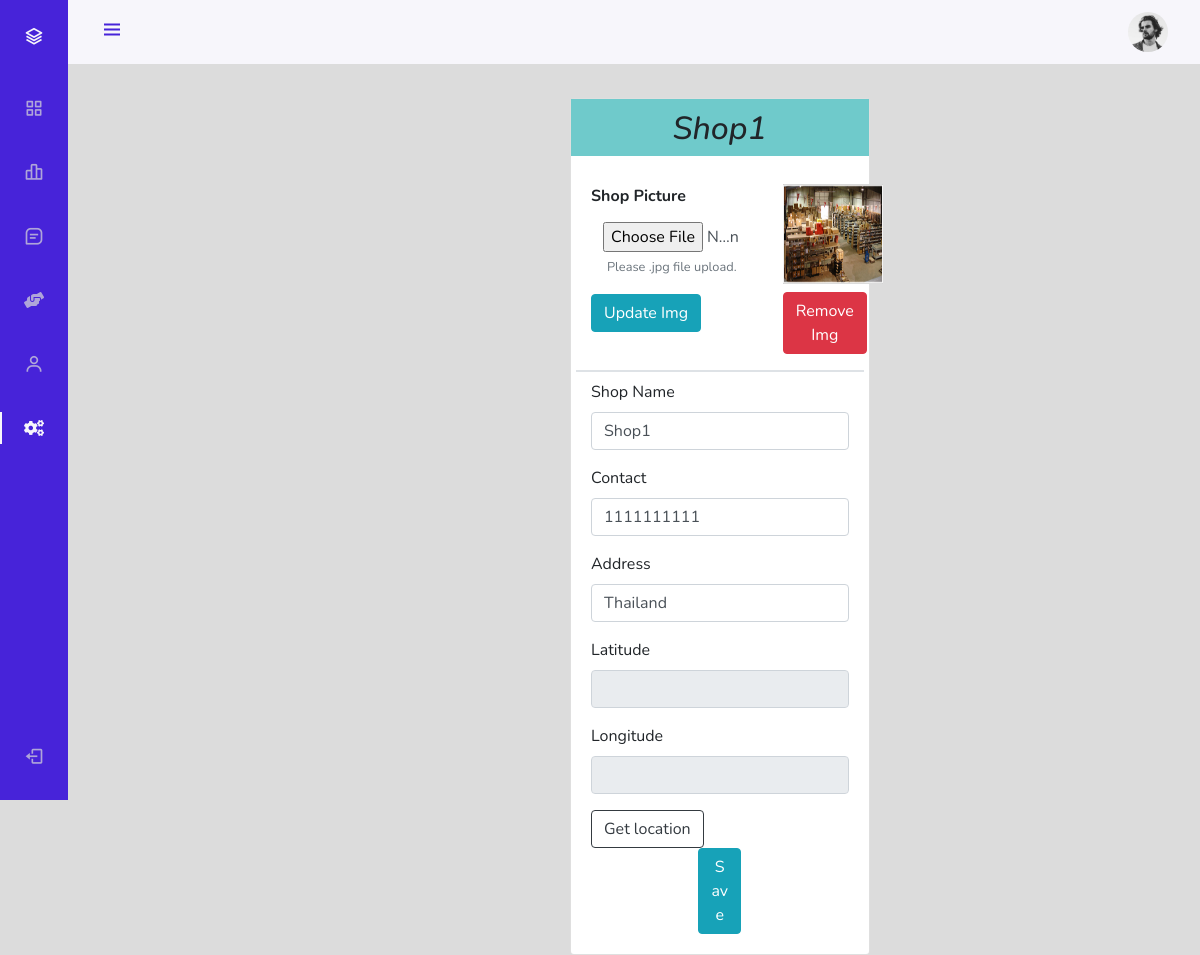
The app's page /OnlineStore/shop/index.php?page=siteManage (signed in) with its own data.
### tables this page shows
CREATE TABLE `shops` (
  `shopId` int(11) NOT NULL,
  `shopName` varchar(255) NOT NULL,
  `contact` varchar(10) NOT NULL,
  `address` text NOT NULL,
  `latitude` double DEFAULT NULL,
  `longitude` double DEFAULT NULL,
  `dateTime` datetime NOT NULL DEFAULT current_timestamp()
);

### OnlineStore/shop/siteManage.php (the view, shortened to what this page needs)
<?php
$sql = "SELECT * FROM `shops` WHERE `shopId` = '$shopId'";
$result = mysqli_query($conn, $sql);
$row = mysqli_fetch_assoc($result);
$shopname = $row['shopName'];
$address = $row['address'];
$contact = $row['contact'];
$latitude = $row['latitude'];
$longitude = $row['longitude'];
$sql2 = "SELECT * FROM `shopuser` WHERE `shopuserId` = '$shopuserId'";
$result2 = mysqli_query($conn, $sql2);
$row2 = mysqli_fetch_assoc($result2);
$usertype = $row2['userType'];
if ($usertype == 1) {
echo '<div class="container-fluid" style="padding-left: 470px;margin-top:98px">
		<div class="card col-lg-6 p-0">
			<div class="title" style="background-color: rgb(111 202 203);">
				<em><h2 class="text-center" style="margin-top: 11px;">' . $shopname . '</h2></em>
			</div>
			<div class="card-body">
				<div class="text-left my-2 row" style="border-bottom: 2px solid #dee2e6;">
					<div class="form-group col-md-8">
						<form action="partials/_siteManage.php" method="POST" enctype="multipart/form-data">
							<b><label for="image">Shop Picture</label></b>
							<input type="file" name="shopimage" id="shopimage" accept=".jpg" class="form-control" required style="border:none;">
							<small id="Info" class="form-text text-muted mx-3">Please .jpg file upload.</small>
							<input type="hidden" id="shopId" name="shopId" value="' . $shopId .  '">
							<button type="submit" class="btn btn-info mt-3" name="updateShopPhoto">Update Img</button>
						</form>
					</div>
					<div class="form-group col-md-4">
						<img src="../img/shop-' . $shopId . '.jpg" alt="Shop Photo" width="100" height="100">
						<form action="partials/_siteManage.php" method="POST">
							<input type="hidden" id="shopId" name="shopId" value="' . $shopId . '">
							<button type="submit" class="btn btn-danger mt-2" name="removeShopPhoto">Remove Img</button>
						</form>
					</div>
				</div>
				<form action="partials/_siteManage.php" method="post">
					<div class="form-group">
						<label for="name" class="control-label">Shop Name</label>
						<input type="text" class="form-control" id="name" name="name" value="' . $shopname . '" required>
					</div>
					<div class="form-group">
						<label for="contact" class="control-label">Contact</label>
						<input type="tel" class="form-control" id="contact" name="contact" value="' . $contact . '" required>
					</div>
					<div class="form-group">
						<label for="address" class="control-label">Address</label>
						<input type="text" class="form-control" id="address" name="address" value="' . $address . '" required>
					</div>';
					if (is_null($latitude) && is_null($longitude)) {
						echo '<div class="form-group">
								<label for="latitude" class="control-label">Latitude</label>
								<input type="text" class="form-control" id="latitude" disabled>
							</div>
							<div class="form-group">
								<label for="longitude" class="control-label">Longitude</label>
								<input type="text" class="form-control" id="longitude" disabled>
							</div>
							<div id="location"></div>
							<button type="button" class="btn btn-outline-dark" onclick="getLocation()">Get location</button>';
					}
					echo '<center>
						<button name="updateDetail" class="btn btn-info btn-primary btn-block col-md-2">Save</button>
					</center>
				</form>
			</div>
		</div>
	</div>';
} else {
	echo '
				<div class="container-fluid" style="margin-top:98px"><h2><b>You do not have a permission for this page.</b></h2></div>
		';}
?>

### OnlineStore/shop/assetsForSideBar/css/styles.css (style rules this page uses)
:root { --header-height: 3rem; --nav-width: 68px; --first-color: #4723D9; --first-color-light: #AFA5D9; --white-color: #F7F6FB; --body-font: 'Nunito', sans-serif; --normal-font-size: 1rem; --z-fixed: 100; }
*,::before,::after { box-sizing: border-box; }
body { position: relative; margin: var(--header-height) 0 0 0; padding: 0 1rem; font-family: var(--body-font); font-size: var(--normal-font-size); transition: .5s; }
@media screen and (min-width: 768px) { body { margin: calc(var(--header-height) + 1rem) 0 0 0; padding-left: calc(var(--nav-width) + 2rem); } }

### records on screen
shops: shopName "Shop1", name "Shop1", contact "1111111111", address "Thailand"
